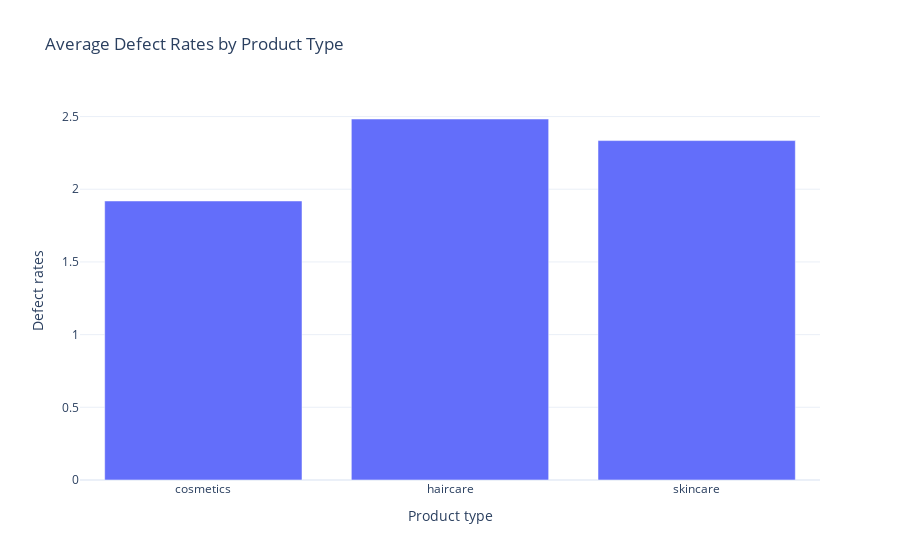

The notebook cell this image was saved under:
### Markdown cell above
Company spends more on Road and Rail modes of transportation for the transportation of Goods.

### Code cell
defect_rates_by_product = data.groupby('Product type')['Defect rates'].mean().reset_index()

fig = px.bar(defect_rates_by_product, x='Product type', y='Defect rates',
             title='Average Defect Rates by Product Type')
fig.show()

### Figure 1 — Plotly figure (JSON) as saved in the notebook; plotly's stock layout.template omitted (floating-point values rounded to 4 significant figures)
{"data": [{"alignmentgroup": "True", "hovertemplate": "Product type=%{x}<br>Defect rates=%{y}<extra></extra>", "legendgroup": "", "marker": {"color": "#636efa", "pattern": {"shape": ""}}, "name": "", "offsetgroup": "", "orientation": "v", "showlegend": false, "textposition": "auto", "type": "bar", "x": ["cosmetics", "haircare", "skincare"], "xaxis": "x", "y": [1.919, 2.483, 2.335], "yaxis": "y"}], "layout": {"autosize": true, "barmode": "relative", "legend": {"tracegroupgap": 0}, "title": {"text": "Average Defect Rates by Product Type"}, "xaxis": {"anchor": "y", "autorange": true, "domain": [0, 1], "range": [-0.5, 2.5], "title": {"text": "Product type"}, "type": "category"}, "yaxis": {"anchor": "x", "autorange": true, "domain": [0, 1], "range": [0, 2.614], "title": {"text": "Defect rates"}, "type": "linear"}}}
